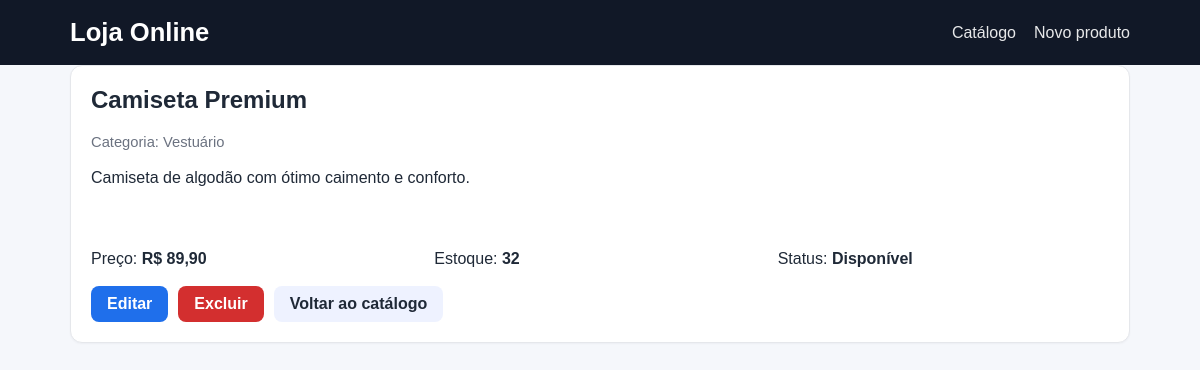
Screenshot of /produtos/3/ with the database file from the repository.
### catalogo/models.py (models this page shows, shortened)
class Produto(models.Model):
    nome = models.CharField(max_length=150, verbose_name='Nome')
    descricao = models.TextField(blank=True, verbose_name='Descrição')
    preco = models.DecimalField(max_digits=10, decimal_places=2, verbose_name='Preço')
    estoque = models.PositiveIntegerField(default=0, verbose_name='Estoque')
    categoria = models.CharField(max_length=80, default='Geral', verbose_name='Categoria')
    disponivel = models.BooleanField(default=True, verbose_name='Disponível')
    criado_em = models.DateTimeField(auto_now_add=True, verbose_name='Criado em')
    atualizado_em = models.DateTimeField(auto_now=True, verbose_name='Atualizado em')
    class Meta:
        ordering = ['nome']
        verbose_name = 'Produto'
        verbose_name_plural = 'Produtos'

### catalogo/views.py (the view)
# urls.py: path('produtos/<int:pk>/', ProdutoDetailView.as_view(), name='produto_detail'),
class ProdutoDetailView(DetailView):
    model = Produto
    template_name = 'catalogo/produto_detail.html'
    context_object_name = 'produto'

### catalogo/templates/catalogo/produto_detail.html (shortened to what this page needs)
{% extends 'catalogo/base.html' %}
{% block content %}
<div class="detail-card">
    <h2>{{ produto.nome }}</h2>
    <p class="category">Categoria: {{ produto.categoria }}</p>
    <p class="description">{{ produto.descricao|default:'Sem descrição.' }}</p>
    <div class="detail-meta">
        <span>Preço: <strong>R$ {{ produto.preco }}</strong></span>
        <span>Estoque: <strong>{{ produto.estoque }}</strong></span>
        <span>Status: <strong>{% if produto.disponivel %}Disponível{% else %}Indisponível{% endif %}</strong></span>
    </div>
    <div class="card-actions">
        <a class="button primary" href="{% url 'produto_update' produto.pk %}">Editar</a>
        <a class="button danger" href="{% url 'produto_delete' produto.pk %}">Excluir</a>
        <a class="button secondary" href="{% url 'produto_list' %}">Voltar ao catálogo</a>
    </div>
</div>
{% endblock %}

### static/catalogo/styles.css (style rules this page uses)
:root { --bg: #f5f7fb; --panel: #ffffff; --primary: #1f6feb; --primary-dark: #1247a6; --danger: #d32f2f; --text: #1f2937; --muted: #6b7280; --border: #e5e7eb; --success: #198754; --warning: #b7791f; }
* { box-sizing: border-box; }
body { margin: 0; font-family: Arial, sans-serif; background: var(--bg); color: var(--text); }
.product-card, .detail-card, .form-card { background: var(--panel); border: 1px solid var(--border); border-radius: 12px; padding: 20px; box-shadow: 0 1px 2px rgba(17, 24, 39, 0.04); }
.category { color: var(--muted); font-size: 0.92rem; margin: 0 0 10px; }
.description { color: var(--text); min-height: 68px; line-height: 1.5; }
.card-actions { display: flex; flex-wrap: wrap; gap: 10px; margin-top: 18px; }
.button, .card-actions a, button { display: inline-flex; align-items: center; justify-content: center; padding: 9px 16px; border-radius: 8px; text-decoration: none; border: none; cursor: pointer; font-weight: 600; }
.button.primary, .card-actions a { background: var(--primary); color: white; }
.button.secondary, .card-actions a:nth-child(3) { background: #eef2ff; color: #1f2937; }
.button.danger, .card-actions a.danger { background: var(--danger); color: white; }
.detail-card h2, .form-card h2 { margin-top: 0; }
.detail-meta { display: grid; grid-template-columns: repeat(auto-fit, minmax(180px, 1fr)); gap: 12px; margin-top: 16px; }

### rows the page displays
Produto: nome "Camiseta Premium", categoria "Vestuário", descricao "Camiseta de algodão com ótimo caimento e conforto.", preco "89,90", estoque "32"
